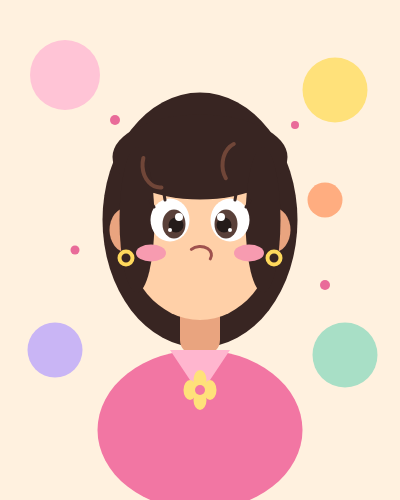
Frame 1 (no input)
Frame 60 (no input): identical to frame 1, image omitted
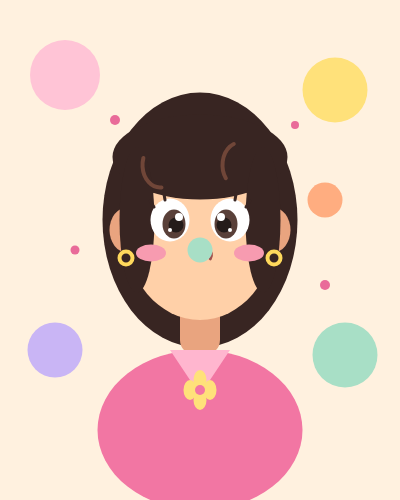
Frame 120 (the mouse pressed at the canvas centre since frame 60)

The p5.js sketch that drew these frames (run headless with seeded random() and noise() and a simulated clock; from frame 60 on, the mouse is pressed at the canvas centre):

// p5.js sketch
// ── sketch.js

let decorations = [];

function setup() {
  createCanvas(400, 500);
}

function draw() {
  background("#fff1df");
  noStroke();

  // Colorful background circles
  fill("#ffc4d6");
  circle(65, 75, 70);

  fill("#ffe17a");
  circle(335, 90, 65);

  fill("#c9b5f5");
  circle(55, 350, 55);

  fill("#a8dfc6");
  circle(345, 355, 65);

  fill("#ffad80");
  circle(325, 200, 35);

  // Tiny background sparkles
  fill("#e96b99");
  circle(115, 120, 10);
  circle(295, 125, 8);
  circle(75, 250, 9);
  circle(325, 285, 10);

  // Hair behind the head
  fill("#382522");
  ellipse(200, 220, 195, 255);

  // Neck
  fill("#e9a47f");
  rect(180, 300, 40, 55, 15);

  // Shirt
  fill("#f276a3");
  ellipse(200, 430, 205, 160);

  // Shirt collar
  fill("#ffb6cf");
  triangle(170, 350, 230, 350, 200, 395);

  // Ears
  fill("#e9a47f");
  ellipse(127, 230, 35, 45);
  ellipse(273, 230, 35, 45);

  // Face
  fill("#ffd0a8");
  ellipse(200, 230, 150, 180);

  // Hair framing the face
  fill("#382522");
  ellipse(200, 157, 175, 85);
  ellipse(137, 220, 35, 145);
  ellipse(263, 220, 35, 145);

  // Little hair highlights
  stroke("#704638");
  strokeWeight(4);
  noFill();
  arc(160, 165, 35, 45, 190, 280);
  arc(240, 165, 35, 45, 260, 350);
  noStroke();

  // Big cartoon eyes
  fill("#ffffff");
  ellipse(170, 220, 39, 43);
  ellipse(230, 220, 39, 43);

  fill("#594039");
  ellipse(174, 224, 23, 29);
  ellipse(226, 224, 23, 29);

  fill("#241b19");
  circle(176, 225, 15);
  circle(224, 225, 15);

  // Eye sparkles
  fill("#ffffff");
  circle(179, 217, 8);
  circle(221, 217, 8);
  circle(170, 230, 4);
  circle(230, 230, 4);

  // Eyelashes
  stroke("#382522");
  strokeWeight(3);
  line(154, 207, 150, 201);
  line(165, 200, 164, 194);
  line(246, 207, 250, 201);
  line(235, 200, 236, 194);

  // Rosy cheeks
  noStroke();
  fill("#f79bb0");
  ellipse(151, 253, 30, 17);
  ellipse(249, 253, 30, 17);

  // Little smile
  noFill();
  stroke("#9f514e");
  strokeWeight(3);
  arc(200, 255, 23, 17, 10, 170);

  // Earrings
  stroke("#ffd95c");
  strokeWeight(4);
  noFill();
  circle(126, 258, 13);
  circle(274, 258, 13);

  // Small flower on the shirt
  noStroke();
  fill("#ffe17a");
  ellipse(190, 390, 13, 20);
  ellipse(210, 390, 13, 20);
  ellipse(200, 380, 13, 20);
  ellipse(200, 400, 13, 20);

  fill("#f276a3");
  circle(200, 390, 10);

  // Draw decorations added by clicking
  for (let i = 0; i < decorations.length; i++) {
    let x = decorations[i].x;
    let y = decorations[i].y;
    let s = decorations[i].size;

    fill(decorations[i].color);

    if (decorations[i].shape == 0) {
      // Random-sized circle
      circle(x, y, s);

    } else if (decorations[i].shape == 1) {
      // Random-sized square
      rect(x, y, s, s);

    } else {
      // Random-sized sparkle
      triangle(
        x, y - s / 2,
        x - s / 4, y,
        x + s / 4, y
      );

      triangle(
        x, y + s / 2,
        x - s / 4, y,
        x + s / 4, y
      );

      triangle(
        x - s / 2, y,
        x, y - s / 4,
        x, y + s / 4
      );

      triangle(
        x + s / 2, y,
        x, y - s / 4,
        x, y + s / 4
      );
    }
  }
}

// Click to add colorful decorations
function mousePressed() {
  if (
    mouseX >= 0 && mouseX <= width &&
    mouseY >= 0 && mouseY <= height
  ) {
    let colors = [
      "#f276a3",
      "#ffe17a",
      "#c9b5f5",
      "#a8dfc6",
      "#ffad80"
    ];

    decorations.push({
      x: mouseX,
      y: mouseY,
      color: random(colors),
      shape: floor(random(3)),
      size: random(10, 30)
    });
  }
}
//testing
